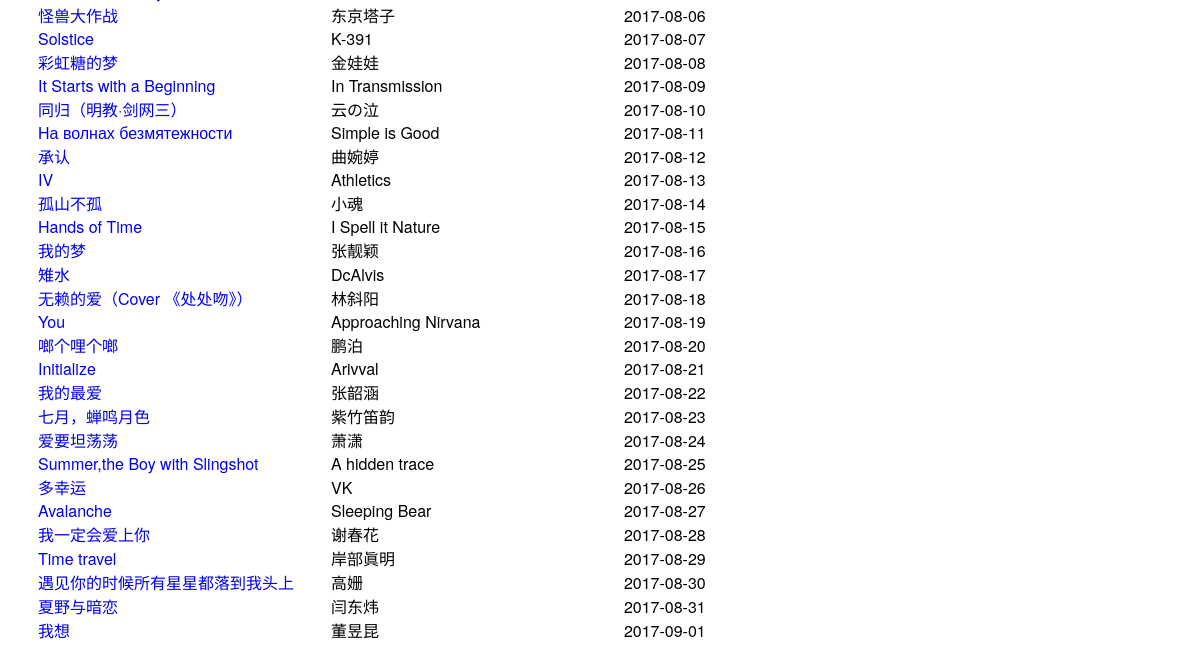
The page /list/index/ (lower part) on the database as committed earlier.
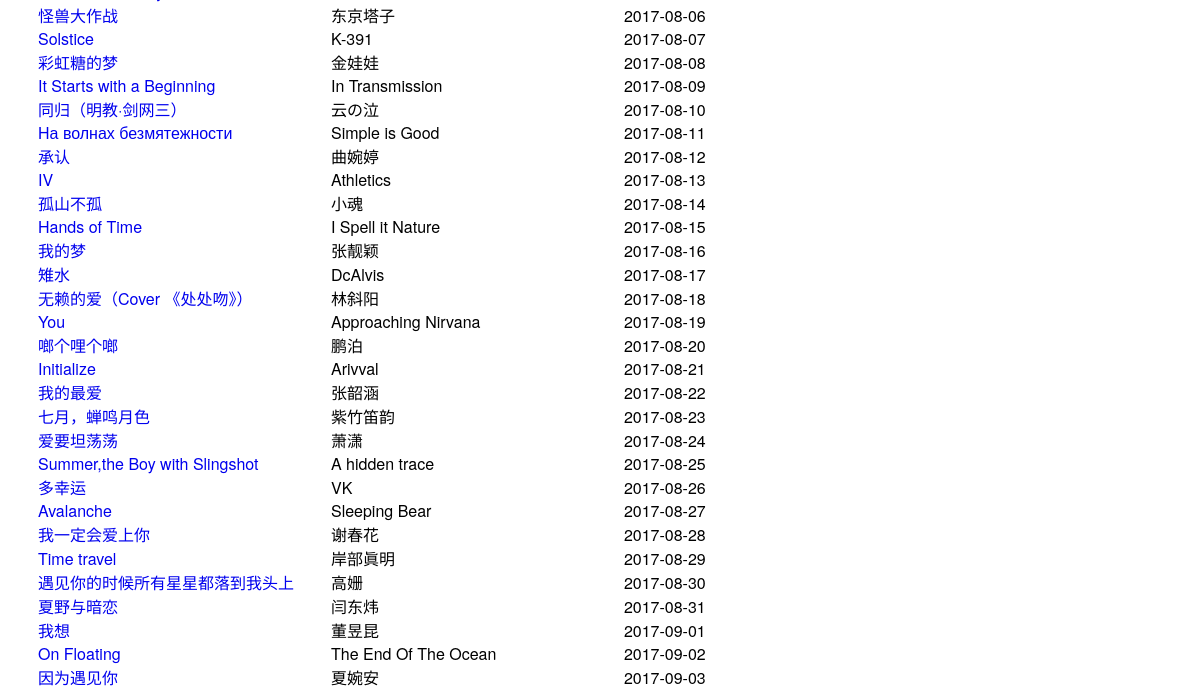
The same page on the database as committed later.
### list/models.py (models this page shows)
class Article(models.Model):
    song_name = models.CharField('歌名', max_length=32, null=False)
    singer = models.CharField('歌手', max_length=32, null=True)
    createTime = models.DateTimeField('添加时间', auto_now=True)

### list/views.py (the view)
def index(request):
    articles = models.Article.objects.all()
    return render(request, 'list/index.html', {'articles': articles})

### list/templates/list/index.html (shortened to what this page needs)
<!DOCTYPE html>
<html lang="en">
<head>
    <link href="https://cdn.bootcss.com/bootstrap/4.0.0-alpha.6/css/bootstrap-grid.css" rel="stylesheet">
</head>
<body>
    <div  class="col-md-12">
        <a href="{% url 'list:edit_page' 0 %}">新歌曲</a>  <br/>
    {% for article in articles %}
        <div>
            <a class="col-md-3 inline" href="{% url 'list:article_page' article.id %}">{{article.song_name }}</a>
            <span class="col-md-3 inline">{{article.singer }}</span>
            <span class="col-md-4 inline">{{article.createTime|date:"Y-m-d" }}</span>
        </div>
    {% endfor %}
    </div>
</body>
</html>

### list/templates/list/index.html (style rules this page uses)
body { font-family: "Helvetica Neue", Helvetica, Arial, sans-serif, '微软雅黑'; }

Rows that differ between the two databases and show on the page:
added Article: song_name "On Floating", singer "The End Of The Ocean", createTime "2017-09-02"
added Article: song_name "因为遇见你", singer "夏婉安", createTime "2017-09-03"
